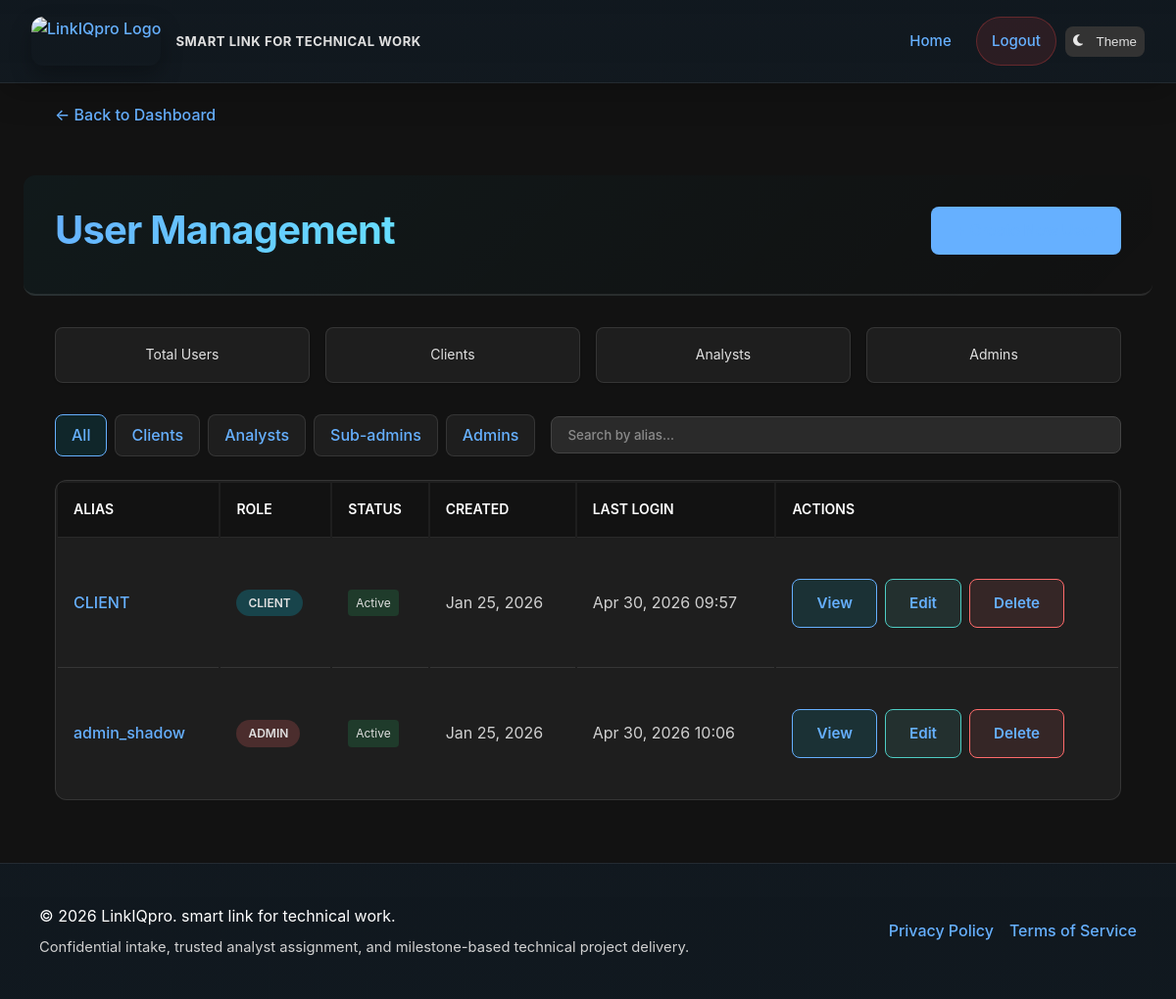
The page /dashboard/admin/users/ (signed in) on the database as committed earlier.
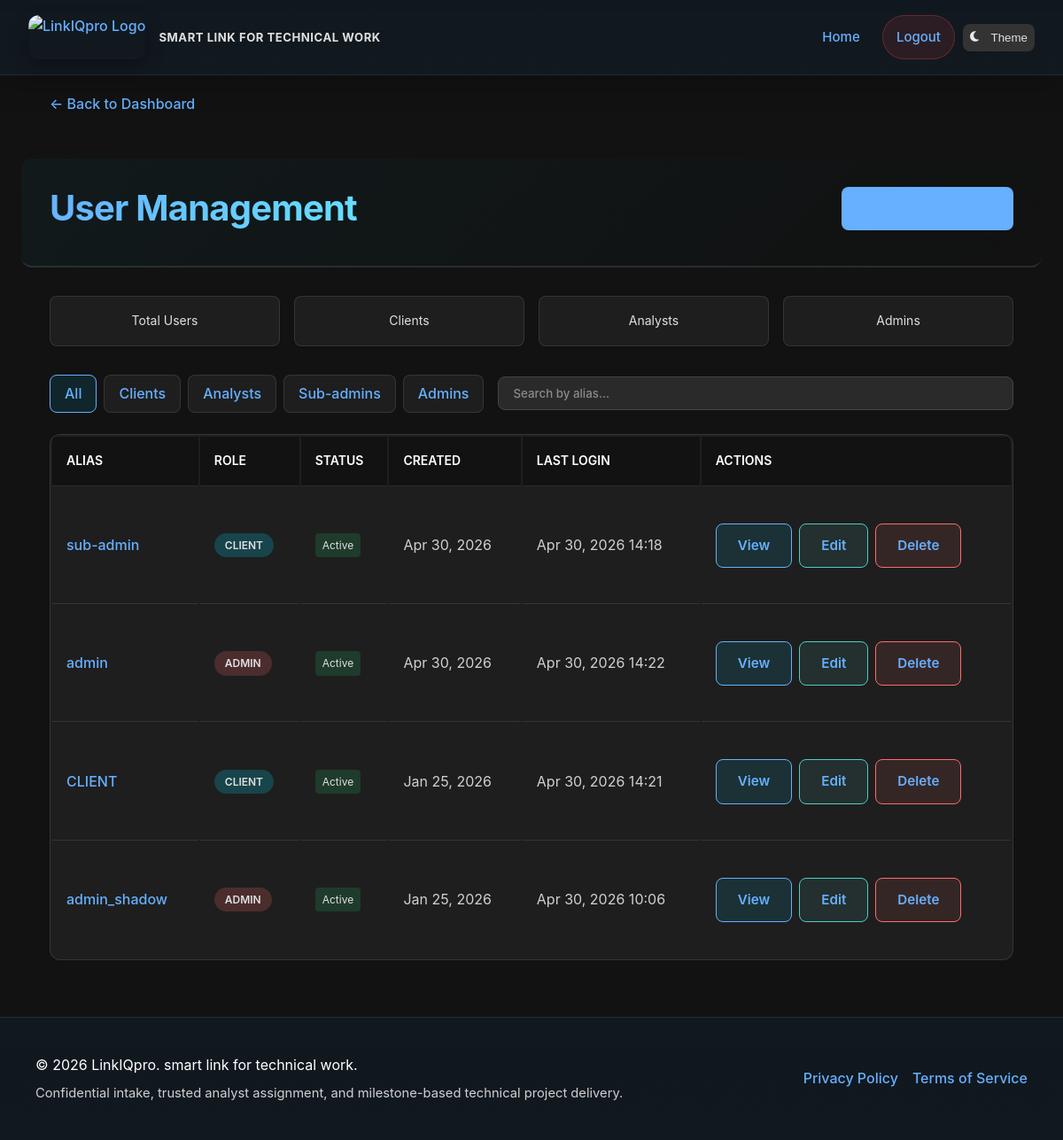
The same page on the database as committed later.
### apps/users/models.py (models this page shows, shortened)
class PseudonymousUser(models.Model):
    id = models.UUIDField(primary_key=True, default=uuid.uuid4, editable=False)
    alias = models.CharField(max_length=255, unique=True)
    email = models.EmailField(null=True, blank=True)  # Deprecated - kept for migration
    email_hash = models.CharField(max_length=64, null=True, blank=True, unique=True)
    password_hash = models.CharField(max_length=255, null=True, blank=True)
    magic_token = models.CharField(max_length=255, unique=True, null=True, blank=True)
    magic_token_expires = models.DateTimeField(null=True, blank=True)
    is_admin = models.BooleanField(default=False)
    is_sub_admin = models.BooleanField(default=False)
    is_analyst = models.BooleanField(default=False)
    is_active = models.BooleanField(default=True)
    is_staff = models.BooleanField(default=False)
    is_superuser = models.BooleanField(default=False)
    created_at = models.DateTimeField(auto_now_add=True)
    last_login = models.DateTimeField(null=True, blank=True)
    last_seen = models.DateTimeField(default=timezone.now)
    parent_admin = models.ForeignKey(
        'self',
        on_delete=models.SET_NULL,
        null=True,
        blank=True,
        related_name='managed_users'
    )
    class Meta:
        ordering = ['-created_at']
        db_table = 'core_pseudonymoususer'  # Keep existing table name
    @property
    def is_authenticated(self):
        return True
    @property
    def is_main_admin(self):
        return self.is_admin and not self.is_sub_admin

### apps/users/views.py (the view)
# urls.py: path('dashboard/admin/users/', views.admin_user_management, name='admin_user_management'),
@admin_required
def admin_user_management(request):
    role_filter = request.GET.get('role', 'all')
    search_query = request.GET.get('search', '')
    from .repositories import UserRepository
    users = UserRepository.get_all_users(role_filter, search_query, acting_user=request.user)
    counts = UserRepository.get_user_counts(acting_user=request.user)
    return render(request, 'core/admin_user_management.html', {
        'users': users,
        'user': request.user,
        'role_filter': role_filter,
        'search_query': search_query,
        **counts
    })

### core/context_processors.py (called while the page is built)
def chat_users(request):
    if request.user.is_authenticated:
        admins = PseudonymousUser.objects.filter(is_admin=True, is_active=True)
        return {
            'chat_admins': admins,
        }
    return {}

### templates/core/admin_user_management.html (shortened to what this page needs)
{% extends "base.html" %}
{% block content %}
<div class="container">
    <a href="{% if user.is_sub_admin %}{% url 'core:sub_admin_dashboard' %}{% else %}{% url 'core:admin_dashboard' %}{% endif %}" class="back-link">
        &larr; Back to Dashboard
    </a>
    <div class="page-header">
        <h1>User Management</h1>
        <a href="{% url 'core:admin_create_user' %}" class="btn btn-primary">+ Create New User</a>
    </div>
    <div class="stats-grid">
        <div class="stat-card">
            <div class="stat-label">Total Users</div>
        </div>
        <div class="stat-card">
            <div class="stat-label">Clients</div>
        </div>
        <div class="stat-card">
            <div class="stat-label">Analysts</div>
        </div>
        <div class="stat-card">
            <div class="stat-label">Admins</div>
        </div>
    </div>
    <div class="filters">
        <div class="role-tabs">
            <a href="?role=all{% if search_query %}&search={{ search_query }}{% endif %}" class="role-tab {% if role_filter == 'all' %}active{% endif %}">All</a>
            <a href="?role=client{% if search_query %}&search={{ search_query }}{% endif %}" class="role-tab {% if role_filter == 'client' %}active{% endif %}">Clients</a>
            <a href="?role=analyst{% if search_query %}&search={{ search_query }}{% endif %}" class="role-tab {% if role_filter == 'analyst' %}active{% endif %}">Analysts</a>
            <a href="?role=sub_admin{% if search_query %}&search={{ search_query }}{% endif %}" class="role-tab {% if role_filter == 'sub_admin' %}active{% endif %}">Sub-admins</a>
            <a href="?role=admin{% if search_query %}&search={{ search_query }}{% endif %}" class="role-tab {% if role_filter == 'admin' %}active{% endif %}">Admins</a>
        </div>
        <form method="get" class="search-box">
            <input type="text" name="search" placeholder="Search by alias..." value="{{ search_query }}">
        </form>
    </div>
    {% if users %}
    <table class="users-table">
        <thead>
            <tr>
                <th>Alias</th>
                <th>Role</th>
                <th>Status</th>
                <th>Created</th>
                <th>Last Login</th>
                <th>Actions</th>
            </tr>
        </thead>
        <tbody>
            {% for u in users %}
            <tr>
                <td class="user-alias">
                    <a href="{% url 'core:admin_user_detail' u.id %}">{{ u.alias }}</a>
                </td>
                <td>
                    {% if u.is_admin %}
                        {% if u.is_sub_admin %}
                        <span class="role-badge admin">Sub-admin</span>
                        {% else %}
                        <span class="role-badge admin">Admin</span>
                        {% endif %}
                    {% elif u.is_analyst %}
                        <span class="role-badge analyst">Analyst</span>
                    {% else %}
                        <span class="role-badge client">Client</span>
                    {% endif %}
                </td>
                <td>
                    {% if u.is_active %}
                        <span class="status-badge active">Active</span>
                    {% else %}
                        <span class="status-badge inactive">Inactive</span>
                    {% endif %}
                </td>
                <td>{{ u.created_at|date:"M d, Y" }}</td>
                <td>{% if u.last_login %}{{ u.last_login|date:"M d, Y H:i" }}{% else %}Never{% endif %}</td>
                <td>
                    <div class="action-buttons">
                        <a href="{% url 'core:admin_user_detail' u.id %}" class="btn btn-sm btn-view">View</a>
                        <a href="{% url 'core:admin_edit_user' u.id %}" class="btn btn-sm btn-edit">Edit</a>
                        <a href="{% url 'core:admin_delete_user' u.id %}" class="btn btn-sm btn-delete">Delete</a>
                    </div>
                </td>
            </tr>
            {% endfor %}
        </tbody>
    </table>
    {% else %}
    <div class="empty-state">
        <p>No users found matching your criteria.</p>
    </div>
    {% endif %}
</div>
{% endblock %}

### templates/base.html (shortened to what this page needs)
{% load static %}
<!DOCTYPE html>
<html lang="en">
<head>
    <link rel="stylesheet" href="https://cdnjs.cloudflare.com/ajax/libs/font-awesome/6.4.0/css/all.min.css">
    <link rel="stylesheet" href="{% static 'main.css' %}">
    <link rel="stylesheet" href="{% static 'sub-admin-analyst.css' %}">
</head>
<body data-theme="dark">
    <header>
        <div class="header-container">
            <nav>
                <a href="{% url 'core:home' %}" class="logo-container" aria-label="LinkIQpro home">
                    <img src="https://res.cloudinary.com/dmldohxr0/image/upload/q_auto/f_auto/v1777461737/linkiqpro_d0vqhs.jpg" alt="LinkIQpro Logo" class="logo-image">
                    <span class="brand-lockup">
                        <span class="brand-tagline">smart link for technical work</span>
                    </span>
                </a>
                <ul class="nav-links" id="site-nav-links">
                    <li><a href="{% url 'core:home' %}" class="nav-link">Home</a></li>
                    {% if request.user.is_authenticated %}
                        <li><a href="{% url 'core:logout' %}" class="nav-link nav-link-danger">Logout</a></li>
                    {% else %}
                        <li><a href="{% url 'core:register' %}" class="nav-link nav-link-ghost">Register</a></li>
                        <li><a href="{% url 'core:request_magic_link' %}" class="nav-link nav-link-primary">Login</a></li>
                    {% endif %}
                    <li class="nav-theme">
                        <button id="theme-toggle" class="theme-toggle" title="Toggle theme" aria-pressed="false">
                            <i id="theme-icon" class="fa-solid fa-moon"></i>
                            <span style="margin-left:0.5rem">Theme</span>
                        </button>
                    </li>
                </ul>
            </nav>
        </div>
    </header>
    <main>
        <div class="container">
            {% block content %}{% endblock %}
        </div>
    </main>
    <footer>
        <div class="footer-container">
            <div class="footer-copy">
                <p>&copy; 2026 LinkIQpro. smart link for technical work.</p>
                <p>Confidential intake, trusted analyst assignment, and milestone-based technical project delivery.</p>
            </div>
            <div class="footer-links">
                <a href="{% url 'privacy_policy' %}">Privacy Policy</a>
                <a href="{% url 'terms_of_service' %}">Terms of Service</a>
            </div>
        </div>
    </footer>
</body>
</html>

### static/main.css (style rules this page uses)
:root { --text-primary: #1a1a1a; --text-secondary: #2c2c2c; --text-muted: #4a4a4a; --bg-primary: #ffffff; --bg-secondary: #f8f9fa; --bg-tertiary: #f1f3f5; --accent-primary: #007bff; --accent-secondary: #00d9ff; --accent-gradient: linear-gradient(135deg, #007bff, #00d9ff); --success: #10b981; --warning: #f59e0b; --error: #ef4444; --info: #3b82f6; --border-color: rgba(0, 0, 0, 0.1); --border-light: rgba(0, 0, 0, 0.05); --shadow-sm: 0 1px 2px rgba(0, 0, 0, 0.05); --shadow-md: 0 4px 6px rgba(0, 0, 0, 0.07); --shadow-lg: 0 10px 15px rgba(0, 0, 0, 0.1); }
body.dark-theme { --text-primary: #ffffff; --text-secondary: #e0e0e0; --text-muted: #b0b0b0; --bg-primary: #121212; --bg-secondary: #1e1e1e; --bg-tertiary: #2a2a2a; --accent-primary: #66b0ff; --accent-secondary: #66e0ff; --accent-gradient: linear-gradient(135deg, #66b0ff, #66e0ff); --success: #34d399; --warning: #fbbf24; --error: #f87171; --info: #60a5fa; --border-color: rgba(255, 255, 255, 0.1); --border-light: rgba(255, 255, 255, 0.05); --shadow-sm: 0 1px 2px rgba(0, 0, 0, 0.2); --shadow-md: 0 4px 6px rgba(0, 0, 0, 0.25); --shadow-lg: 0 10px 15px rgba(0, 0, 0, 0.3); }
body { background-color: var(--bg-primary); color: var(--text-primary); }
p, li, .text-content, .description, span:not(.badge):not(.icon) { color: var(--text-secondary); }
h1, h2, h3, h4, h5, h6 { color: var(--text-primary); }
a { color: var(--accent-primary); }
.btn-primary { background-color: var(--accent-primary); color: white; }
body { background-color: #ffffff; color: #1a1a1a; font-family: system-ui, -apple-system, "Segoe UI", Roboto, "Helvetica Neue", Arial, sans-serif; line-height: 1.6; -webkit-font-smoothing: antialiased; -moz-osx-font-smoothing: grayscale; }
h1, h2, h3, h4, h5, h6 { color: #000000; font-weight: 700; letter-spacing: -0.02em; line-height: 1.2; }
p, li, .text-content, .description { color: #2c2c2c; font-weight: 400; line-height: 1.7; }
a { color: #0056b3; text-decoration: underline; font-weight: 500; transition: color 0.2s ease; }
button, .btn, input, textarea, select { color: #1a1a1a; font-weight: 500; }
::placeholder { color: #6c6c6c !important; opacity: 1; }
ul, ol { color: #2c2c2c; }
table { color: #2c2c2c; }
th { color: #000000; font-weight: 600; }
td { color: #2c2c2c; }
body.dark-theme { background-color: #121212; color: #e8e8e8; }
body.dark-theme h1, body.dark-theme h2, body.dark-theme h3, body.dark-theme h4, body.dark-theme h5, body.dark-theme h6 { color: #ffffff; }
body.dark-theme p, body.dark-theme li, body.dark-theme .text-content, body.dark-theme .description { color: #d0d0d0; }
body.dark-theme a { color: #66b0ff; }
body.dark-theme ::placeholder { color: #8a8a8a !important; }
body.dark-theme table { color: #e8e8e8; }
body.dark-theme th { color: #ffffff; }
body.dark-theme td { color: #d0d0d0; }
body.dark-theme input, body.dark-theme textarea, body.dark-theme select { background-color: #2a2a2a; color: #e8e8e8; border-color: #444444; }
body.dark-theme button:not(.theme-toggle-button) { background-color: #333333; color: #e8e8e8; border-color: #555555; }
html { scroll-behavior: smooth; }

### static/sub-admin-analyst.css (style rules this page uses)
.page-header { margin: 2.5rem 0 3rem; padding-bottom: 2rem; border-bottom: 2px solid var(--border-color); background: linear-gradient(135deg, rgba(0, 217, 255, 0.04) 0%, transparent 100%); padding: 2rem 2rem 2.5rem; margin: 2rem -2rem 3rem -2rem; border-radius: 12px; }
.page-header h1 { font-size: 2.5rem; margin-bottom: 0.75rem; color: var(--text-primary); font-weight: 700; letter-spacing: -0.02em; }
.action-buttons { display: flex; gap: 1rem; flex-wrap: wrap; margin: 1.5rem 0; align-items: center; }
.action-buttons .btn { padding: 0.75rem 1.5rem; border-radius: 8px; font-weight: 600; font-size: 0.95rem; transition: all 0.3s cubic-bezier(0.4, 0, 0.2, 1); display: inline-flex; align-items: center; gap: 0.5rem; white-space: nowrap; }
.stat-card { background: linear-gradient(135deg, var(--bg-secondary) 0%, rgba(0, 217, 255, 0.02) 100%); border: 1px solid var(--border-color); border-radius: 12px; padding: 1.75rem; transition: all 0.3s cubic-bezier(0.4, 0, 0.2, 1); box-shadow: var(--shadow-sm); position: relative; overflow: hidden; }
.stat-card::before { content: ''; position: absolute; top: 0; left: 0; right: 0; height: 3px; background: linear-gradient(90deg, var(--accent-primary), var(--accent-secondary)); opacity: 0; transition: opacity 0.3s ease; }

Rows that differ between the two databases and show on the page:
added PseudonymousUser: alias "sub-admin", is_admin "CLIENT", is_active "Active", created_at "Apr 30, 2026", last_login "Apr 30, 2026 14:18"
added PseudonymousUser: alias "admin", is_admin "ADMIN", is_active "Active", created_at "Apr 30, 2026", last_login "Apr 30, 2026 14:22"
changed PseudonymousUser "CLIENT": last_login "Apr 30, 2026 09:57" → "Apr 30, 2026 14:21"
